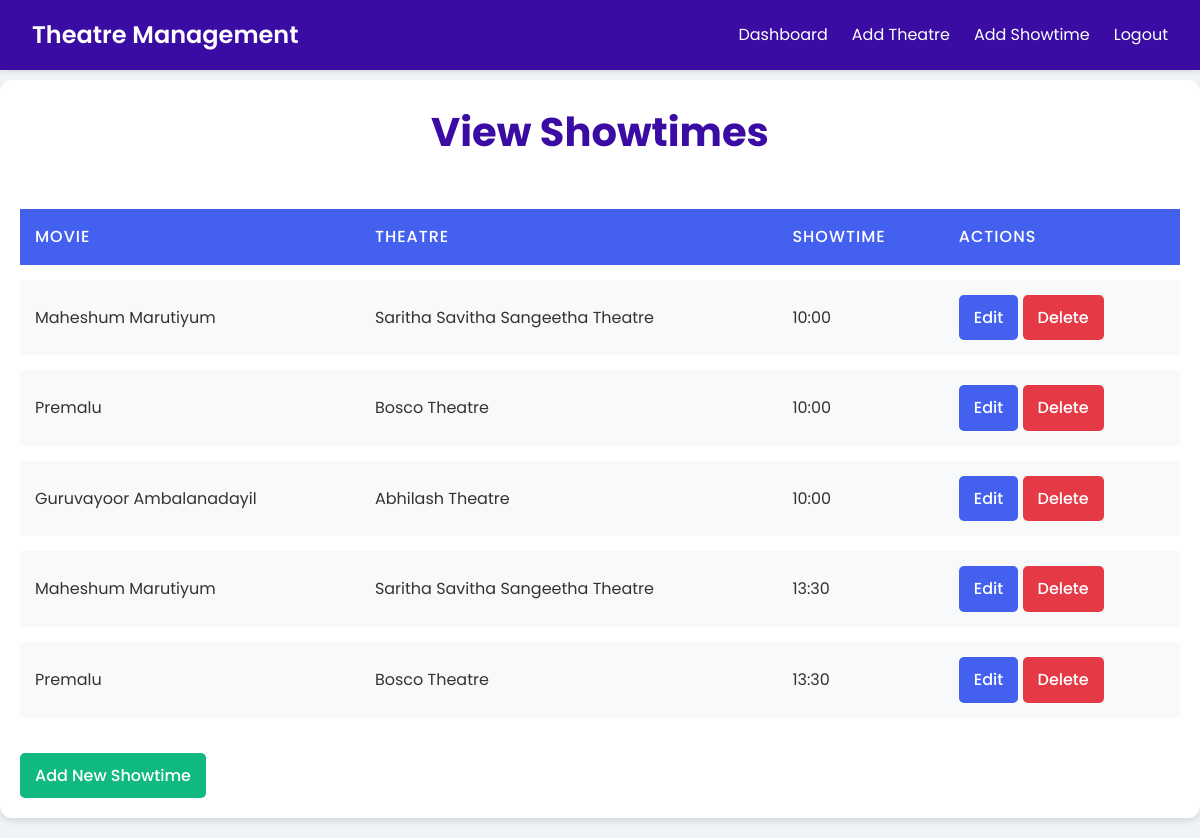
Page /view_showtimes/ on the committed database.
### myapp/models.py (models this page shows, shortened)
class Showtime(models.Model):
    movie = models.ForeignKey(Movie, on_delete=models.CASCADE)
    theatre = models.ForeignKey(Theatre, on_delete=models.CASCADE)
    showtime = models.TimeField()
    start_date = models.DateField(null=True, blank=True)
    end_date = models.DateField(null=True, blank=True)

class Movie(models.Model):
    title = models.CharField(max_length=100)
    category = models.ForeignKey(Category, on_delete=models.CASCADE)
    release_date = models.DateField()
    description = models.TextField()
    poster = models.ImageField(upload_to='posters/',blank=True,null=True)
    director = models.CharField(max_length=100)
    duration = models.DurationField()
    price = models.DecimalField(max_digits=10, decimal_places=2)

class Theatre(models.Model):
    name = models.CharField(max_length=255)
    location = models.CharField(max_length=255)
    rows = models.TextField()  # Stores rows as a comma-separated string like "A,B,C,D"
    seats_per_row = models.IntegerField()
    parking_available = models.TextField(blank=True, null=True)
    food_and_beverage_options = models.TextField(blank=True, null=True)  # Description of options
    accessibility_options = models.TextField(blank=True, null=True)  # Accessibility information

### myapp/views.py (the view)
# urls.py: path('view_showtimes/', views.view_showtimes, name='view_showtimes'),
def view_showtimes(request):
    showtimes = Showtime.objects.all().order_by('showtime')
    return render(request, 'theatre_owner/view_showtimes.html', {'showtimes': showtimes})

### templates/theatre_owner/view_showtimes.html (shortened to what this page needs)
<!DOCTYPE html>
<html lang="en">
<head>
</head>
<body>
    <div class="navbar">
        <div class="navbar-content">
            <h1>Theatre Management</h1>
            <nav>
                <ul>
                    <li><a href="{% url 'theatre_owner_dashboard' %}">Dashboard</a></li>
                    <li><a href="{% url 'add_theatre' %}">Add Theatre</a></li>
                    <li><a href="{% url 'add_showtime' %}">Add Showtime</a></li>
                    <li><a href="{% url 'logout' %}">Logout</a></li>
                </ul>
            </nav>
        </div>
    </div>
    <div class="container">
        <h2>View Showtimes</h2>
        <table>
            <thead>
                <tr>
                    <th>Movie</th>
                    <th>Theatre</th>
                    <th>Showtime</th>
                    <th>Actions</th>
                </tr>
            </thead>
            <tbody>
                {% for showtime in showtimes %}
                <tr>
                    <td>{{ showtime.movie.title }}</td>
                    <td>{{ showtime.theatre.name }}</td>
                    <td>{{ showtime.showtime|time:"H:i" }}</td>
                    <td>
                        <a href="{% url 'edit_showtime' showtime.id %}" class="btn btn-edit">Edit</a>
                        <a href="{% url 'delete_showtime' showtime.id %}" class="btn btn-delete">Delete</a>
                    </td>
                </tr>
                {% empty %}
                <tr>
                    <td colspan="4" style="text-align: center;">No showtimes available.</td>
                </tr>
                {% endfor %}
            </tbody>
        </table>
        <a href="{% url 'add_showtime' %}" class="btn btn-add">Add New Showtime</a>
    </div>
</body>
</html>

### templates/theatre_owner/view_showtimes.html (style rules this page uses)
* { margin: 0; padding: 0; box-sizing: border-box; }
body { font-family: 'Poppins', sans-serif; line-height: 1.6; background-color: #f0f4f8; color: #333; }
.navbar { background-color: #3a0ca3; color: white; padding: 1rem 2rem; position: fixed; top: 0; left: 0; right: 0; z-index: 1000; box-shadow: 0 2px 4px rgba(0,0,0,0.1); }
.navbar-content { display: flex; justify-content: space-between; align-items: center; max-width: 1200px; margin: 0 auto; }
.navbar h1 { font-size: 1.5rem; font-weight: 600; }
.navbar ul { list-style: none; display: flex; }
.navbar ul li { margin-left: 1.5rem; }
.navbar ul li a { color: white; text-decoration: none; transition: color 0.3s ease; }
.container { max-width: 1200px; margin: 80px auto 20px; padding: 20px; background-color: #ffffff; border-radius: 12px; box-shadow: 0 4px 6px rgba(0, 0, 0, 0.1); }
h2 { color: #3a0ca3; text-align: center; margin-bottom: 30px; font-size: 2.5em; }
table { width: 100%; border-collapse: separate; border-spacing: 0 15px; margin-top: 20px; }
th, td { padding: 15px; text-align: left; }
th { background-color: #4361ee; color: white; font-weight: 500; text-transform: uppercase; letter-spacing: 1px; }
td { background-color: #f8f9fa; transition: transform 0.3s ease, box-shadow 0.3s ease; }
.btn { display: inline-block; padding: 10px 15px; text-decoration: none; color: white; border-radius: 5px; font-weight: 500; transition: background-color 0.3s ease; }
.btn-edit { background-color: #4361ee; }
.btn-delete { background-color: #e63946; }
.btn-add { background-color: #10b981; margin-top: 20px; }

### rows in the picture
Showtime: movie "Maheshum Marutiyum", theatre.name "Saritha Savitha Sangeetha Theatre", showtime "10:00"
Showtime: movie "Premalu", theatre.name "Bosco Theatre", showtime "10:00"
Showtime: movie "Guruvayoor Ambalanadayil", theatre.name "Abhilash Theatre", showtime "10:00"
Showtime: movie "Maheshum Marutiyum", theatre.name "Saritha Savitha Sangeetha Theatre", showtime "13:30"
Showtime: movie "Premalu", theatre.name "Bosco Theatre", showtime "13:30"
